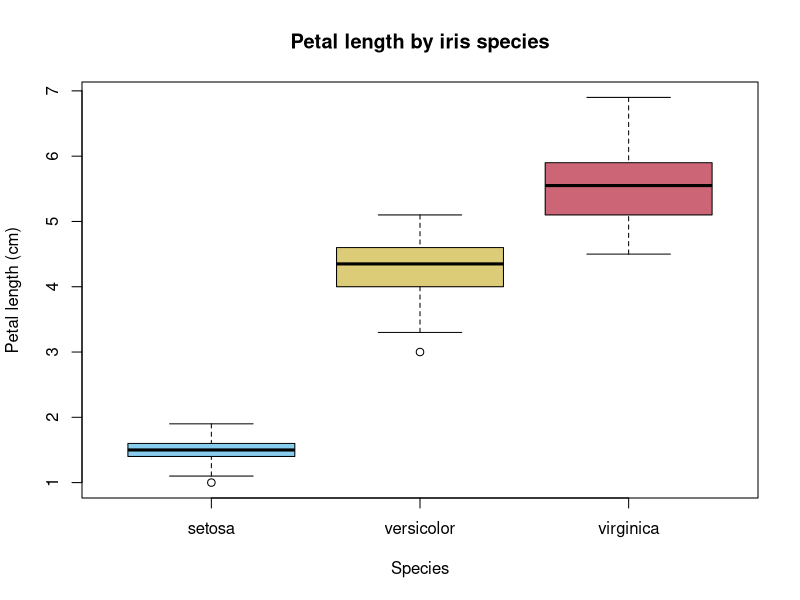

Generate this figure with R:
## ---- chunk 1
#| label: fig-petal-length
#| fig-cap: "Distribution of petal length in centimetres for three iris species. Each group contains 50 flowers."
#| echo: false

boxplot(
  Petal.Length ~ Species,
  data = iris,
  main = "Petal length by iris species",
  xlab = "Species",
  ylab = "Petal length (cm)",
  col = c("#88CCEE", "#DDCC77", "#CC6677")
)
## ---- chunk 2
#| label: tbl-petal-summary
#| tbl-cap: "Sample size, mean and standard deviation of petal length by iris species."
#| echo: false

petal_summary <- data.frame(
  Species = levels(iris$Species),
  N = as.integer(table(iris$Species)),
  Mean = as.numeric(tapply(iris$Petal.Length, iris$Species, mean)),
  SD = as.numeric(tapply(iris$Petal.Length, iris$Species, sd))
)

knitr::kable(
  petal_summary,
  digits = 2,
  col.names = c("Species", "N", "Mean (cm)", "SD (cm)")
)
